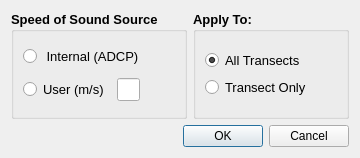
<?xml version="1.0" encoding="UTF-8"?>
<ui version="4.0">
 <class>sos_source</class>
 <widget class="QDialog" name="sos_source">
  <property name="geometry">
   <rect>
    <x>0</x>
    <y>0</y>
    <width>360</width>
    <height>158</height>
   </rect>
  </property>
  <property name="windowTitle">
   <string>Speed of Sound Source</string>
  </property>
  <layout class="QGridLayout" name="gridLayout_2">
   <item row="0" column="0">
    <layout class="QVBoxLayout" name="verticalLayout_3">
     <item>
      <layout class="QHBoxLayout" name="horizontalLayout" stretch="1,1">
       <item>
        <widget class="QGroupBox" name="gb_source">
         <property name="font">
          <font>
           <pointsize>10</pointsize>
           <weight>75</weight>
           <bold>true</bold>
          </font>
         </property>
         <property name="title">
          <string>Speed of Sound Source</string>
         </property>
         <layout class="QVBoxLayout" name="verticalLayout_2" stretch="4,4">
          <item>
           <widget class="QRadioButton" name="rb_internal">
            <property name="font">
             <font>
              <weight>50</weight>
              <bold>false</bold>
             </font>
            </property>
            <property name="text">
             <string> Internal (ADCP)</string>
            </property>
           </widget>
          </item>
          <item>
           <layout class="QHBoxLayout" name="horizontalLayout_2" stretch="1,1,3">
            <property name="spacing">
             <number>8</number>
            </property>
            <item>
             <widget class="QRadioButton" name="rb_user">
              <property name="font">
               <font>
                <weight>50</weight>
                <bold>false</bold>
               </font>
              </property>
              <property name="text">
               <string>User (m/s)</string>
              </property>
             </widget>
            </item>
            <item>
             <widget class="QLineEdit" name="lineEdit"/>
            </item>
            <item>
             <spacer name="horizontalSpacer">
              <property name="orientation">
               <enum>Qt::Horizontal</enum>
              </property>
              <property name="sizeHint" stdset="0">
               <size>
                <width>40</width>
                <height>20</height>
               </size>
              </property>
             </spacer>
            </item>
           </layout>
          </item>
         </layout>
        </widget>
       </item>
       <item>
        <widget class="QGroupBox" name="gb_sos_source">
         <property name="font">
          <font>
           <pointsize>10</pointsize>
           <weight>75</weight>
           <bold>true</bold>
          </font>
         </property>
         <property name="title">
          <string>Apply To:</string>
         </property>
         <layout class="QGridLayout" name="gridLayout">
          <item row="0" column="0">
           <layout class="QVBoxLayout" name="verticalLayout">
            <item>
             <widget class="QRadioButton" name="rb_all">
              <property name="font">
               <font>
                <pointsize>10</pointsize>
                <weight>50</weight>
                <bold>false</bold>
               </font>
              </property>
              <property name="text">
               <string>All Transects</string>
              </property>
              <property name="checked">
               <bool>true</bool>
              </property>
             </widget>
            </item>
            <item>
             <widget class="QRadioButton" name="rb_transect">
              <property name="font">
               <font>
                <pointsize>10</pointsize>
                <weight>50</weight>
                <bold>false</bold>
               </font>
              </property>
              <property name="text">
               <string>Transect Only</string>
              </property>
             </widget>
            </item>
           </layout>
          </item>
         </layout>
        </widget>
       </item>
      </layout>
     </item>
     <item>
      <widget class="QDialogButtonBox" name="buttonBox">
       <property name="orientation">
        <enum>Qt::Horizontal</enum>
       </property>
       <property name="standardButtons">
        <set>QDialogButtonBox::Cancel|QDialogButtonBox::Ok</set>
       </property>
      </widget>
     </item>
    </layout>
   </item>
  </layout>
 </widget>
 <resources/>
 <connections>
  <connection>
   <sender>buttonBox</sender>
   <signal>accepted()</signal>
   <receiver>sos_source</receiver>
   <slot>accept()</slot>
   <hints>
    <hint type="sourcelabel">
     <x>248</x>
     <y>254</y>
    </hint>
    <hint type="destinationlabel">
     <x>157</x>
     <y>274</y>
    </hint>
   </hints>
  </connection>
  <connection>
   <sender>buttonBox</sender>
   <signal>rejected()</signal>
   <receiver>sos_source</receiver>
   <slot>reject()</slot>
   <hints>
    <hint type="sourcelabel">
     <x>316</x>
     <y>260</y>
    </hint>
    <hint type="destinationlabel">
     <x>286</x>
     <y>274</y>
    </hint>
   </hints>
  </connection>
 </connections>
</ui>
